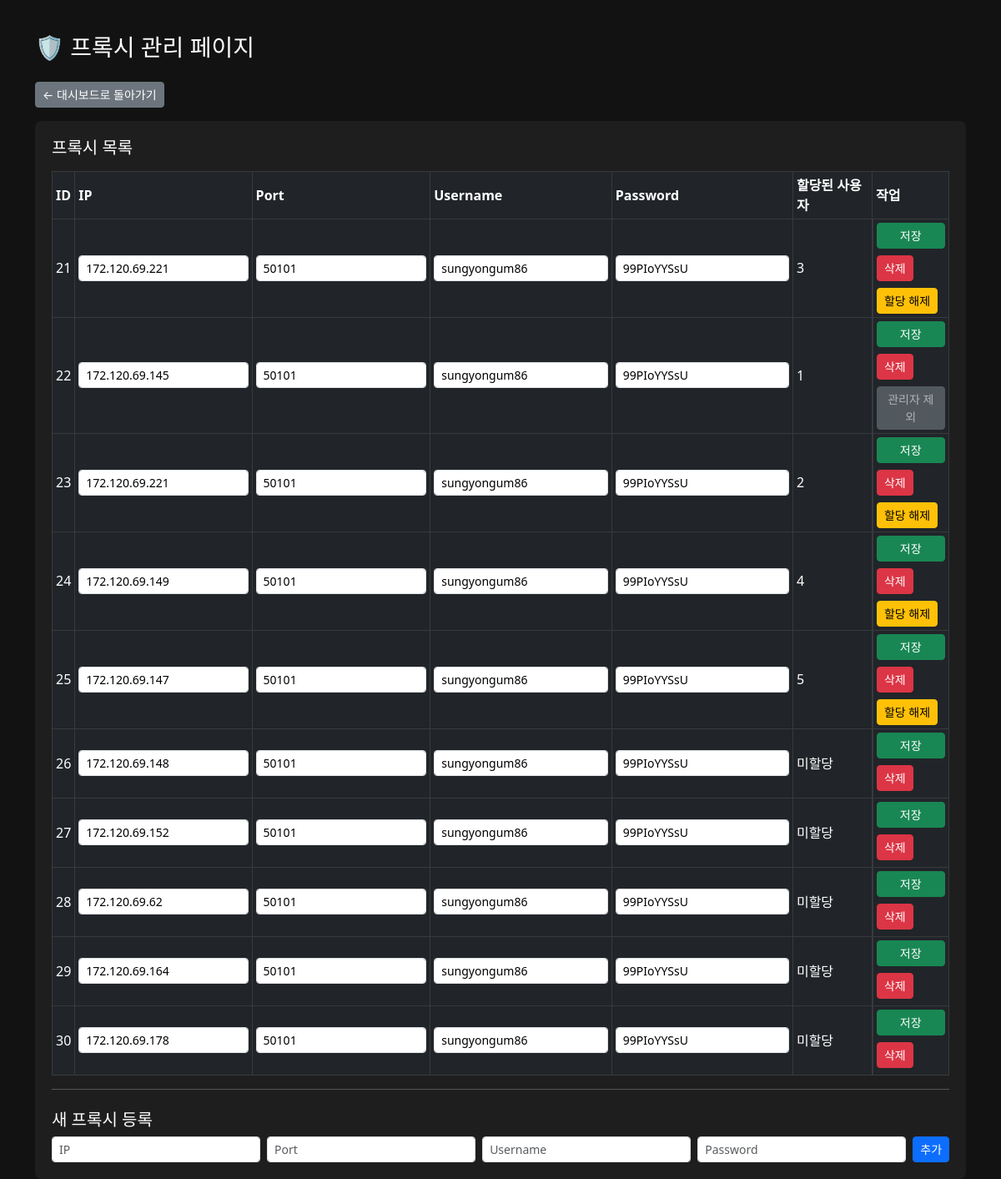
The app's page /proxy_admin (signed in) with its own data.
### Blitz_app/models/proxy_model.py (models this page shows, shortened)
class Proxy(db.Model):
    id = db.Column(db.Integer, primary_key=True)
    ip = db.Column(db.String(255), nullable=False)
    port = db.Column(db.Integer, nullable=False)  # ✅ 이 줄 추가
    username = db.Column(db.String(128), nullable=True)
    password = db.Column(db.String(128), nullable=True)
    assigned_user_id = db.Column(db.Integer, db.ForeignKey('user.id'), nullable=True)

### Blitz_app/routes.py (the view)
@main.route('/proxy_admin')
@login_required
def proxy_admin():
    if current_user.email != 'admin@admin.com':
        flash("권한이 없습니다.", "danger")
        return redirect(url_for('main.index'))
    proxies = Proxy.query.all()
    users = User.query.all()
    users_map = {u.id: u for u in users}
    return render_template('proxy_admin.html', proxies=proxies, users_map=users_map)

### Blitz_app/routes.py (called while the page is built)
@login_manager.user_loader
def load_user(user_id):
    return User.query.get(int(user_id))

### templates/proxy_admin.html (shortened to what this page needs)
<!DOCTYPE html>
<html lang="ko">
<head>
  <link href="https://cdn.jsdelivr.net/npm/bootstrap@5.3.0/dist/css/bootstrap.min.css" rel="stylesheet">
</head>
<body>
<div class="container">
  <h3 class="mb-4">🛡️ 프록시 관리 페이지</h3>
  <a href="/" class="btn btn-sm btn-secondary mb-3">← 대시보드로 돌아가기</a>
  <div class="panel">
    <h5 class="mb-3">프록시 목록</h5>
    <table class="table table-dark table-bordered table-sm">
      <thead>
        <tr>
          <th>ID</th><th>IP</th><th>Port</th><th>Username</th><th>Password</th><th>할당된 사용자</th><th>작업</th>
        </tr>
      </thead>
      <tbody>
        {% for proxy in proxies %}
        <tr>
          <td>{{ proxy.id }}</td>
          <td>
            <form method="POST" action="{{ url_for('main.update_proxy', proxy_id=proxy.id) }}">
              <input type="text" name="ip" value="{{ proxy.ip }}" class="form-control form-control-sm" required>
          </td>
          <td>
              <input type="text" name="port" value="{{ proxy.port }}" class="form-control form-control-sm" required>
          </td>
          <td>
              <input type="text" name="username" value="{{ proxy.username }}" class="form-control form-control-sm" required>
          </td>
          <td>
              <input type="text" name="password" value="{{ proxy.password }}" class="form-control form-control-sm" required>
          </td>
          <td>{{ proxy.assigned_user_id or '미할당' }}</td>
          <td class="d-grid gap-1">
              <button type="submit" class="btn btn-sm btn-success mb-1">저장</button>
            <form method="GET" action="{{ url_for('main.delete_proxy', proxy_id=proxy.id) }}">
              <button type="submit" class="btn btn-sm btn-danger mb-1">삭제</button>
            </form>
            {% if proxy.assigned_user_id %}
              {% set assigned_user = users_map.get(proxy.assigned_user_id) %}
              {% if assigned_user and assigned_user.email != 'admin@admin.com' %}
                <form method="POST" action="{{ url_for('main.unassign_proxy', user_id=proxy.assigned_user_id) }}">
                  <button type="submit" class="btn btn-sm btn-warning">할당 해제</button>
                </form>
              {% else %}
                <button class="btn btn-sm btn-secondary" disabled>관리자 제외</button>
              {% endif %}
            {% endif %}
          </td>
        </tr>
        {% endfor %}
      </tbody>
    </table>
    <hr>
    <h5 class="mt-4">새 프록시 등록</h5>
    <form method="POST" action="{{ url_for('main.add_proxy') }}" class="row g-2">
      <div class="col"><input name="ip" placeholder="IP" class="form-control form-control-sm" required></div>
      <div class="col"><input name="port" placeholder="Port" class="form-control form-control-sm" required></div>
      <div class="col"><input name="username" placeholder="Username" class="form-control form-control-sm" required></div>
      <div class="col"><input name="password" placeholder="Password" class="form-control form-control-sm" required></div>
      <div class="col-auto"><button type="submit" class="btn btn-primary btn-sm">추가</button></div>
    </form>
  </div>
</div>
</body>
</html>

### templates/proxy_admin.html (style rules this page uses)
body { background-color: #121212; color: #fff; }
.container { max-width: 95%; margin-top: 40px; }
.panel { background-color: #1e1e1e; padding: 20px; border-radius: 8px; }
.form-control-sm { color: #000; }
th, td { vertical-align: middle; }

### records on screen
Proxy: id "21", ip "172.120.69.221", port "50101", username "sungyongum86", password "99PIoYYSsU", assigned_user "3"
Proxy: id "22", ip "172.120.69.145", port "50101", username "sungyongum86", password "99PIoYYSsU", assigned_user "1", shows "관리자 제외"
Proxy: id "23", ip "172.120.69.221", port "50101", username "sungyongum86", password "99PIoYYSsU", assigned_user "2"
Proxy: id "24", ip "172.120.69.149", port "50101", username "sungyongum86", password "99PIoYYSsU", assigned_user "4"
Proxy: id "25", ip "172.120.69.147", port "50101", username "sungyongum86", password "99PIoYYSsU", assigned_user "5"
Proxy: id "26", ip "172.120.69.148", port "50101", username "sungyongum86", password "99PIoYYSsU", assigned_user_id "미할당"
Proxy: id "27", ip "172.120.69.152", port "50101", username "sungyongum86", password "99PIoYYSsU", assigned_user_id "미할당"
Proxy: id "28", ip "172.120.69.62", port "50101", username "sungyongum86", password "99PIoYYSsU", assigned_user_id "미할당"
Proxy: id "29", ip "172.120.69.164", port "50101", username "sungyongum86", password "99PIoYYSsU", assigned_user_id "미할당"
Proxy: id "30", ip "172.120.69.178", port "50101", username "sungyongum86", password "99PIoYYSsU", assigned_user_id "미할당"
